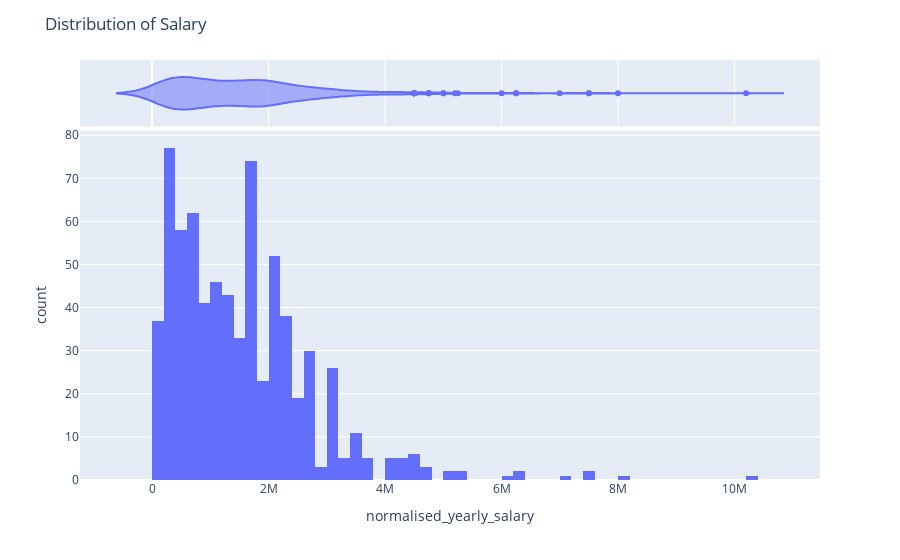

Notebook source saved alongside this figure:
### Code cell
import plotly.express as px
fig = px.histogram(result_df_copy, x='normalised_yearly_salary', nbins=100, marginal='violin')
fig.update_layout(title='Distribution of Salary')
fig.show()

### Figure 1 — Plotly figure (JSON) as saved in the notebook; plotly's stock layout.template omitted (floating-point values rounded to 4 significant figures; data arrays with more than 128 entries replaced by an {"elided": "..."} marker saying what was removed)
{"data": [{"alignmentgroup": "True", "bingroup": "x", "hovertemplate": "normalised_yearly_salary=%{x}<br>count=%{y}<extra></extra>", "legendgroup": "", "marker": {"color": "#636efa", "pattern": {"shape": ""}}, "name": "", "nbinsx": 100, "offsetgroup": "", "orientation": "v", "showlegend": false, "type": "histogram", "x": {"elided": "714 float values"}, "xaxis": "x", "yaxis": "y"}, {"alignmentgroup": "True", "hovertemplate": "normalised_yearly_salary=%{x}<extra></extra>", "legendgroup": "", "marker": {"color": "#636efa"}, "name": "", "offsetgroup": "", "scalegroup": "x", "showlegend": false, "type": "violin", "x": {"elided": "714 float values"}, "xaxis": "x2", "yaxis": "y2"}], "layout": {"autosize": true, "barmode": "relative", "legend": {"tracegroupgap": 0}, "margin": {"t": 60}, "title": {"text": "Distribution of Salary"}, "xaxis": {"anchor": "y", "autorange": true, "domain": [0, 1], "range": [-1238000.0, 11470000.0], "title": {"text": "normalised_yearly_salary"}, "type": "linear"}, "xaxis2": {"anchor": "y2", "autorange": true, "domain": [0, 1], "matches": "x", "range": [-1238000.0, 11470000.0], "showgrid": true, "showticklabels": false, "type": "linear"}, "yaxis": {"anchor": "x", "autorange": true, "domain": [0, 0.8316], "range": [0, 81.05], "title": {"text": "count"}}, "yaxis2": {"anchor": "x2", "autorange": true, "domain": [0.8416, 1], "matches": "y2", "range": [-0.5, 0.5], "showgrid": false, "showline": false, "showticklabels": false, "ticks": "", "type": "category"}}}
